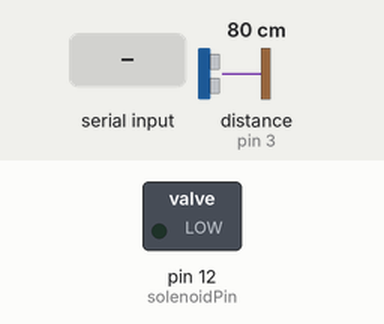
This sketch was run on a simulated Arduino Uno, built with avr-gcc and run on an emulated ATmega328P. On the bench: switched loads named in the sketch (green lamp = pin HIGH). Wiring (inferred from the names in the program): ultrasonic range finder: trigger pin 2; echo pin 3. Inputs (shaded band) come from the test bench; at power-on: distance to the obstacle (sensor on pin 3) 80 cm. The echo pulse lasts 58.3 µs per cm; pins used as bus, display or sensor lines are not drawn; what the sketch prints to the serial monitor is not drawn.

Above: at 1.2 s.
1.3 s: "HIT\n" received over Serial
At 1.5 s:
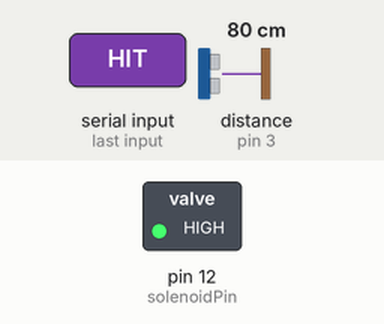
Timing chart, 0 to 4.3 s (numbered marks = the images above; inputs shaded):
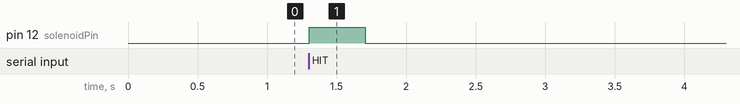

The sketch:

nozzle_motor.ino
```cpp
// ============================
// Arduino nozzle Code (Sensor + Solenoid)
// ============================
#include <Stepper.h>

const int REV = 2048;
const float DEG_PER_STEP = 360.0 / REV;
const float CM_PER_STEP = 1.0 / 450.0;
const float MIN_DELAY_MS = 2.0;

const int trigPin = 2;
const int echoPin = 3;
const int solenoidPin = 12;

Stepper m1(REV, 8, 10, 9, 11);  // r motor
Stepper m2(REV, 4, 6, 5, 7);    // theta motor

String input = "";
String sendBuffer = "";  // 출력 버퍼

bool ready1 = false, ready2 = false;
int remain1 = 0, remain2 = 0;
int dir1 = 0, dir2 = 0;
float delay1 = 0, delay2 = 0;
unsigned long lastStep1 = 0, lastStep2 = 0;

bool measuring = true;
bool triggered = false;
unsigned long lastSendTime = 0;

void setup() {
  Serial.begin(9600);
  pinMode(trigPin, OUTPUT);
  pinMode(echoPin, INPUT);
  pinMode(solenoidPin, OUTPUT);
  digitalWrite(solenoidPin, LOW);
}

void loop() {
  readSerial();
  updateMotors();
  if (measuring) sendDistance();    //measuring이 True일 경우에만 초음파데이터 송신

  // === 출력 처리 ===
  if (sendBuffer != "") {
    Serial.println(sendBuffer);
    sendBuffer = "";
  }
}

void readSerial() {
  while (Serial.available()) {
    char c = Serial.read();
    if (c == '\n' || c == '\r') {
      if (input == "STOP") {        //"STOP"일 경우 측정하지 않음, 초음파 데이터값을 추출하지 않음
        measuring = false;
      } else if (input == "GO" || input == "ABNORMAL") {    //"GO" 또는 "ABNORMAL"의 경우 초음파 데이터 값을 추출함
        measuring = true;
      } else if (input == "HIT") {   //"HIT"의 경우 0.4초 기다리고 솔레노이드로 타일 타격
        digitalWrite(solenoidPin, HIGH);
        delay(400);
        digitalWrite(solenoidPin, LOW);
      } else {
        processCommand(input);    //모터제어 명령 받아옴
      }
      input = "";
    } else {
      input += c;
    }
  }
}

void processCommand(String cmd) {       //모터id, 방향, 속도, 이동거리
  int i1 = cmd.indexOf(',');
  int i2 = cmd.indexOf(',', i1 + 1);
  int i3 = cmd.indexOf(',', i2 + 1);
  if (i1 < 0 || i2 < 0 || i3 < 0) return;
  int id = cmd.substring(0, i1).toInt();
  char dir = cmd.charAt(i1 + 1);
  float speed = cmd.substring(i2 + 1, i3).toFloat();
  float distance = cmd.substring(i3 + 1).toFloat();
  if (id == 1) {
    remain1 = int(distance / CM_PER_STEP + 0.5);            // 거리/속도 => 시간
    delay1 = max(1000.0 * CM_PER_STEP / speed, MIN_DELAY_MS);
    dir1 = (dir == 'F') ? -1 : 1;
    lastStep1 = millis(); ready1 = true;
  } else if (id == 2) {
    remain2 = int(distance / DEG_PER_STEP + 0.5);
    delay2 = max(1000.0 * DEG_PER_STEP / speed, MIN_DELAY_MS);
    dir2 = (dir == 'F') ? -1 : 1;
    lastStep2 = millis(); ready2 = true;
  }
}

void updateMotors() {         //남은 시간이 있다면 계속 돌도록 아닌 경우 멈춤
  unsigned long now = millis();
  if (ready1 && remain1 > 0 && (now - lastStep1) >= delay1) {
    m1.step(dir1); remain1--; lastStep1 = now;
  }
  if (ready2 && remain2 > 0 && (now - lastStep2) >= delay2) {
    m2.step(dir2); remain2--; lastStep2 = now;
  }
  if (remain1 <= 0) ready1 = false;
  if (remain2 <= 0) ready2 = false;

  // === 전원 차단 ===
  if (!ready1 && !ready2) {
    for (int i = 4; i <= 11; i++) {
      digitalWrite(i, LOW);
    }
  }
}

void sendDistance() {         //초음파 데이터 보내는 함수(DIST,~로 보냄)
  if (millis() - lastSendTime > 100) {
    long duration;
    float distance;
    digitalWrite(trigPin, LOW); delayMicroseconds(2);
    digitalWrite(trigPin, HIGH); delayMicroseconds(10);
    digitalWrite(trigPin, LOW);
    duration = pulseIn(echoPin, HIGH, 20000);
    distance = duration * 0.034 / 2.0;
    Serial.print("DIST,"); Serial.println(distance, 2);
    lastSendTime = millis();
  }
}
```

Measured:
- after the input at 1.3 s, pin 12 (solenoidPin): LOW → HIGH at once, → LOW 0.40 s later
